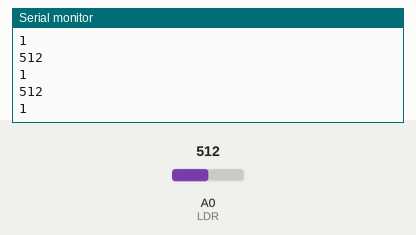
The sketch below on a simulated Arduino Uno, built with avr-gcc and run on an emulated ATmega328P. On the bench: the last lines printed to the serial monitor. Inputs (shaded band) come from the test bench; at power-on: A0 (LDR) = 512.

Above: at 1.2 s.
1.3 s: A0 (LDR) set to 716
At 1.8 s:
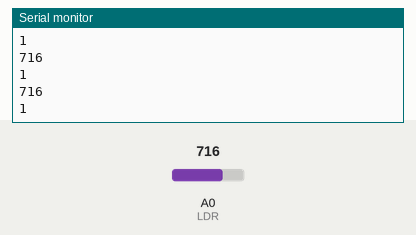
2.8 s: A0 (LDR) set to 900
At 3.8 s:
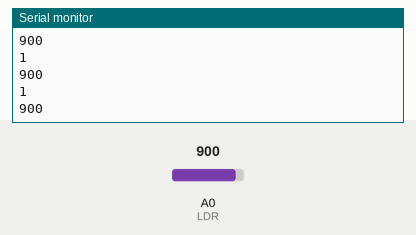
Timing chart, 0 to 5.8 s (numbered marks = the images above; inputs shaded):
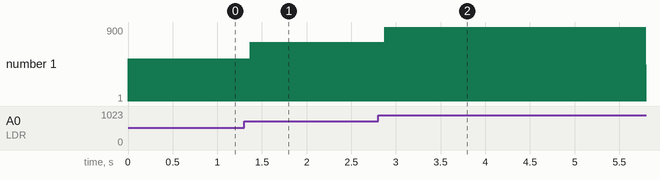

The sketch:

LDRfuction.ino
```cpp
#define LDR A0

bool LDRVal(){
  int val;
  val=analogRead(LDR);
  if (val<999){
    return(true);
  }
  else if (val>=999||val<1024){
    return(false);
  }


}

void setup() {
  Serial.begin(9600);

}

void loop() {

  Serial.println(LDRVal());
  Serial.println(analogRead(LDR));


}
```

Measured:
- after the input at 1.3 s, the serial monitor: prints a new line after 0.07 s (image 1)
- after the input at 2.8 s, the serial monitor: prints a new line after 0.07 s (image 2)
- plotted number 1: 1 → 716 after the input at 1.3 s, 716 → 900 after the input at 2.8 s
